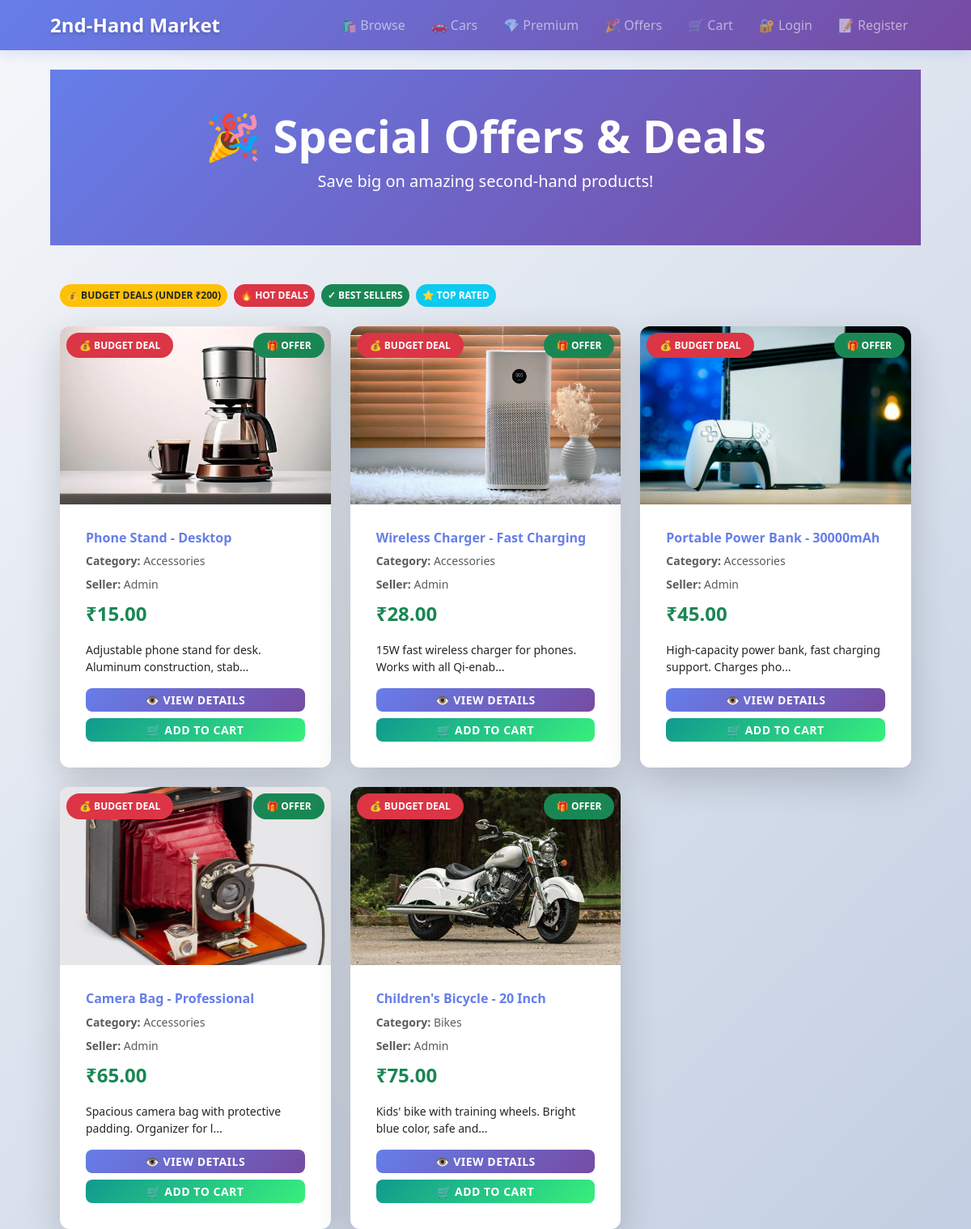
Screenshot of /offers with the database file from the repository.
### tables this page shows
CREATE TABLE products (
    id INTEGER PRIMARY KEY AUTOINCREMENT,
    title TEXT NOT NULL,
    category TEXT,
    price REAL,
    description TEXT,
    image_path TEXT,
    user_id INTEGER,
    created_on TEXT,
    FOREIGN KEY(user_id) REFERENCES users(id)
);

CREATE TABLE users (
    id INTEGER PRIMARY KEY AUTOINCREMENT,
    name TEXT NOT NULL,
    email TEXT UNIQUE NOT NULL,
    password TEXT NOT NULL,
    is_admin INTEGER DEFAULT 0
);

### app.py (the view)
@app.route("/offers")
def offers():
    conn = get_db_connection()
    deals = conn.execute("SELECT p.*, u.name as seller FROM products p LEFT JOIN users u ON p.user_id = u.id WHERE p.price < 200 OR p.price > 500 ORDER BY p.price ASC LIMIT 5").fetchall()
    conn.close()
    return render_template("offers.html", deals=deals)

### app.py (called while the page is built)
def get_db_connection():
    conn = sqlite3.connect(DB_PATH)
    conn.row_factory = sqlite3.Row
    return conn

### templates/offers.html (shortened to what this page needs)
{% extends "base.html" %}
{% block content %}
<div class="container-fluid py-5" style="background: linear-gradient(135deg, #667eea 0%, #764ba2 100%); color: white;">
  <div class="container text-center">
    <h1 class="display-4 fw-bold mb-2">🎉 Special Offers & Deals</h1>
    <p class="lead">Save big on amazing second-hand products!</p>
  </div>
</div>
<div class="container mt-5">
  <div class="mb-4 d-flex flex-wrap gap-2">
    <span class="badge bg-warning text-dark p-2">💰 Budget Deals (Under ₹200)</span>
    <span class="badge bg-danger p-2">🔥 Hot Deals</span>
    <span class="badge bg-success p-2">✓ Best Sellers</span>
    <span class="badge bg-info p-2">⭐ Top Rated</span>
  </div>
  {% if deals %}
    <div class="row g-4">
      {% for deal in deals %}
      <div class="col-md-6 col-lg-4">
        <div class="card shadow-lg border-0 h-100 product-card" style="transition: transform 0.3s;">
          <div class="position-relative">
            <img src="/{{ deal.image_path | default('https://via.placeholder.com/300') }}" class="card-img-top" style="height:250px; object-fit:cover;">
            {% if deal.price < 200 %}
              <span class="position-absolute top-0 start-0 badge bg-danger m-2">
                💰 BUDGET DEAL
              </span>
            {% elif deal.price > 500 %}
              <span class="position-absolute top-0 start-0 badge bg-warning text-dark m-2">
                ⭐ PREMIUM
              </span>
            {% endif %}
            <span class="position-absolute top-0 end-0 badge bg-success m-2">
              🎁 OFFER
            </span>
          </div>
          <div class="card-body">
            <h6 class="card-title fw-bold text-truncate" style="color: #667eea;">
              {{ deal.title }}
            </h6>
            <p class="card-text small text-muted mb-2">
              <strong>Category:</strong> {{ deal.category }}
            </p>
            <p class="card-text small text-muted mb-2">
              <strong>Seller:</strong> {{ deal.seller | default('Admin') }}
            </p>
            <div class="d-flex align-items-center gap-2 mb-3">
              <span class="fs-4 fw-bold text-success">₹{{ "%.2f"|format(deal.price) }}</span>
            </div>
            <p class="card-text small">{{ deal.description[:60] }}...</p>
            <div class="d-grid gap-2">
              <a href="{{ url_for('product_detail', pid=deal.id) }}" class="btn btn-sm btn-primary">
                👁️ View Details
              </a>
              <form method="POST" action="{{ url_for('add_to_cart', pid=deal.id) }}" style="display:inline;">
                <button type="submit" class="btn btn-sm btn-success w-100">
                  🛒 Add to Cart
                </button>
              </form>
            </div>
          </div>
        </div>
      </div>
      {% endfor %}
    </div>
  {% else %}
    <div class="text-center py-5">
      <h3>No deals available at the moment</h3>
      <a href="{{ url_for('listings') }}" class="btn btn-primary mt-3">Browse All Products</a>
    </div>
  {% endif %}
</div>
{% endblock %}

### templates/base.html (shortened to what this page needs)
<!DOCTYPE html>
<html lang="en">
<head>
  <link href="https://cdn.jsdelivr.net/npm/bootstrap@5.3.2/dist/css/bootstrap.min.css" rel="stylesheet">
  <link rel="stylesheet" href="{{ url_for('static', filename='style.css') }}">
</head>
<body>
<nav class="navbar navbar-expand-lg navbar-dark bg-primary">
  <div class="container">
    <a class="navbar-brand" href="{{ url_for('home') }}">2nd-Hand Market</a>
    <div class="collapse navbar-collapse" id="navmenu">
      <ul class="navbar-nav ms-auto">
        <li class="nav-item"><a class="nav-link" href="{{ url_for('listings') }}">🛍️ Browse</a></li>
        <li class="nav-item"><a class="nav-link" href="{{ url_for('cars') }}">🚗 Cars</a></li>
        <li class="nav-item"><a class="nav-link" href="{{ url_for('featured_cars') }}">💎 Premium</a></li>
        <li class="nav-item"><a class="nav-link" href="{{ url_for('offers') }}">🎉 Offers</a></li>
        <li class="nav-item"><a class="nav-link" href="{{ url_for('cart') }}">🛒 Cart</a></li>
        {% if session.get('user_id') %}
          <li class="nav-item"><a class="nav-link" href="{{ url_for('todos_list') }}">📝 Todos</a></li>
          <li class="nav-item"><a class="nav-link" href="{{ url_for('dashboard') }}">📊 Dashboard</a></li>
          <li class="nav-item"><a class="nav-link" href="{{ url_for('add_product') }}">➕ Add Product</a></li>
          {% if session.get('is_admin') %}
            <li class="nav-item"><a class="nav-link" href="{{ url_for('admin_panel') }}">⚙️ Admin</a></li>
          {% endif %}
          <li class="nav-item"><a class="nav-link" href="{{ url_for('logout') }}">🚪 Logout ({{ session.get('user_name') }})</a></li>
        {% else %}
          <li class="nav-item"><a class="nav-link" href="{{ url_for('login') }}">🔐 Login</a></li>
          <li class="nav-item"><a class="nav-link" href="{{ url_for('register') }}">📝 Register</a></li>
        {% endif %}
      </ul>
    </div>
  </div>
</nav>
<div class="container mt-4">
  {% block content %}{% endblock %}
</div>
</body>
</html>

### staticc/style.css (style rules this page uses)
:root { --primary-gradient: linear-gradient(135deg, #667eea 0%, #764ba2 100%); --secondary-gradient: linear-gradient(135deg, #f093fb 0%, #f5576c 100%); --success-gradient: linear-gradient(135deg, #11998e 0%, #38ef7d 100%); --warning-gradient: linear-gradient(135deg, #fa709a 0%, #fee140 100%); }
body { background: linear-gradient(135deg, #f5f7fa 0%, #c3cfe2 100%); color: #333; min-height: 100vh; font-family: 'Segoe UI', Tahoma, Geneva, Verdana, sans-serif; }
.navbar { background: var(--primary-gradient) !important; box-shadow: 0 4px 15px rgba(102, 126, 234, 0.2); }
.navbar-brand { font-size: 1.5em; font-weight: bold; text-shadow: 0 2px 4px rgba(0, 0, 0, 0.2); }
.nav-link { font-weight: 500; transition: all 0.3s ease; margin: 0 0.5rem; }
.card { border: none; border-radius: 12px; overflow: hidden; transition: all 0.3s ease; box-shadow: 0 5px 15px rgba(0, 0, 0, 0.1); }
.card-body { padding: 2rem; }
.card img { max-height: 220px; object-fit: cover; transition: transform 0.3s ease; }
.btn { font-weight: 600; border: none; border-radius: 8px; transition: all 0.3s ease; text-transform: uppercase; letter-spacing: 0.5px; }
.btn-primary { background: var(--primary-gradient); color: white; }
.btn-success { background: var(--success-gradient); color: white; }
.container { max-width: 1100px; }
.badge { padding: 0.6rem 1rem; border-radius: 50px; font-weight: 600; text-transform: uppercase; font-size: 0.75em; }

### templates/offers.html (style rules this page uses)
.product-card { border-radius: 12px; }

### rows the page displays
products: image_path (picture), shows "💰 BUDGET DEAL", title "Phone Stand - Desktop", category "Accessories", seller "Admin", price "15.00", description "Adjustable phone stand for desk. Aluminum construction, stab"
products: image_path (picture), shows "💰 BUDGET DEAL", title "Wireless Charger - Fast Charging", category "Accessories", seller "Admin", price "28.00", description "15W fast wireless charger for phones. Works with all Qi-enab"
products: image_path (picture), shows "💰 BUDGET DEAL", title "Portable Power Bank - 30000mAh", category "Accessories", seller "Admin", price "45.00", description "High-capacity power bank, fast charging support. Charges pho"
products: image_path (picture), shows "💰 BUDGET DEAL", title "Camera Bag - Professional", category "Accessories", seller "Admin", price "65.00", description "Spacious camera bag with protective padding. Organizer for l"
products: image_path (picture), shows "💰 BUDGET DEAL", title "Children's Bicycle - 20 Inch", category "Bikes", seller "Admin", price "75.00", description "Kids' bike with training wheels. Bright blue color, safe and"
